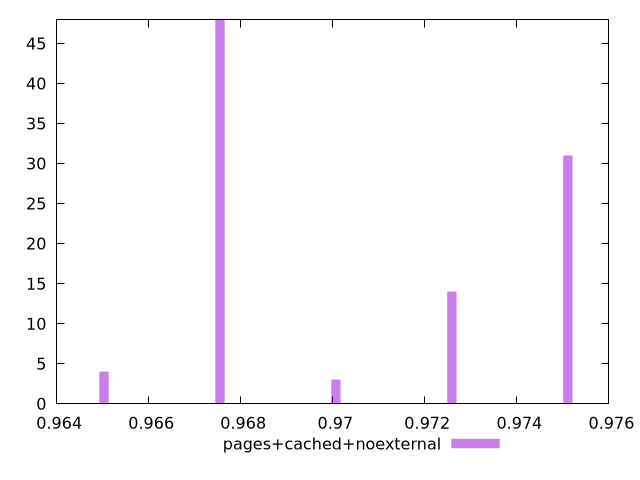

Recreate this plot in gnuplot.
$_pagesCachedNoexternal <<EOF
0.9751083816985162 31
0.9675494019954269 48
0.9725887217974865 14
0.9700690618964567 3
0.9650297420943973 4
EOF
$_pagesCachedNoexternalNojs <<EOF
EOF
set key outside below
set terminal pngcairo
set output "report_00004_2020-11-02T20-21-41.718Z/speed-index/speed-index_pages+cached+noexternal_pages+cached+noexternal+nojs+hist.png"
set boxwidth 0.00020157279208237843
set style fill transparent solid 0.5 noborder
set yrange [0:48]
plot $_pagesCachedNoexternal title "pages+cached+noexternal" with boxes ,$_pagesCachedNoexternalNojs title "pages+cached+noexternal+nojs" with boxes ,
